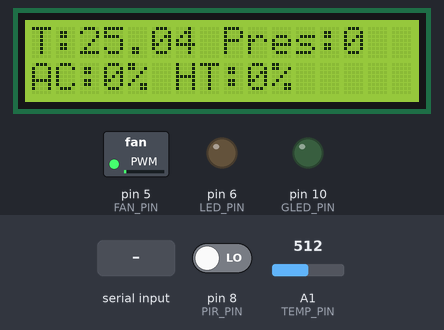
A sketch run on a simulated Arduino Uno, built with avr-gcc and run on an emulated ATmega328P. Shown: 16×2 character LCD, switched loads named in the sketch (green lamp = pin HIGH), output pins drawn as LEDs (lit = HIGH). The test bench sets the inputs (shaded band); at power-on: A1 (TEMP_PIN) = 512, pin 8 (PIR_PIN) LOW. What the sketch prints to the serial monitor is not drawn.

Above: at 1.3 s.
1.4 s: A1 (TEMP_PIN) set to 490
At 2.8 s:
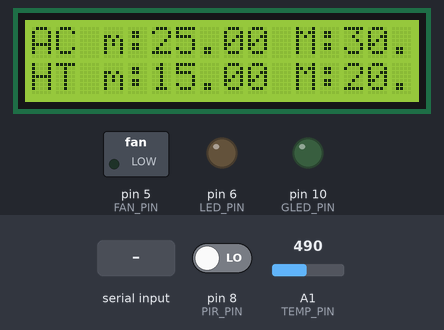
7.4 s: "90,45,200,10\n" received over Serial
At 8.9 s:
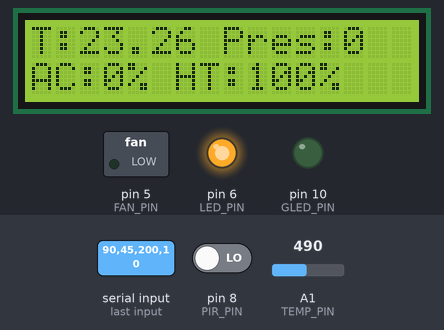
13.4 s: "90,45,200\n" received over Serial
At 16.0 s:
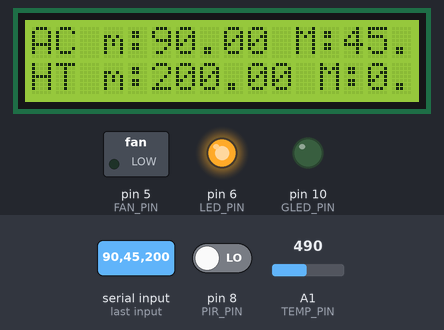
19.4 s: "30,150,10,200\n" received over Serial
At 20.7 s:
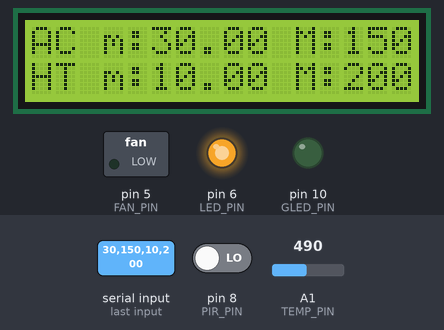
25.0 s: A1 (TEMP_PIN) set to 559
At 26.8 s:
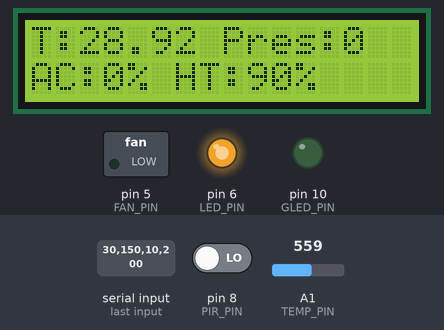
29.1 s: A1 (TEMP_PIN) set to 592
At 30.2 s:
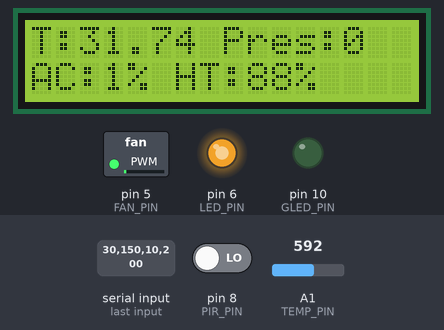
Timing chart, 0 to 32.1 s (numbered marks = the images above; inputs shaded):
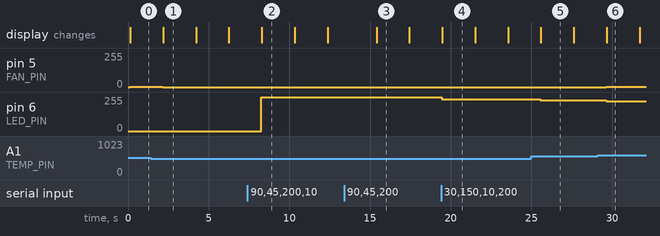

The sketch:

hw2.ino
```cpp
#include <math.h>
#include <TimerOne.h>
#include <LiquidCrystal_PCF8574.h>

LiquidCrystal_PCF8574 lcd(0x27);

const int TEMP_PIN = A1;
const int FAN_PIN = 5;
const int LED_PIN = 6;
const int PIR_PIN = 8;
const int GLED_PIN = 10;
const int NOISE_PIN = 7;

volatile bool ORflag = false;
volatile int i=0;

//clap
volatile bool greenLedState = false;
volatile bool isClap = false;
volatile int clap_count = 0;
volatile int count_clap_noise = 0;

//noise
const unsigned long sound_interval = 60 * 1e03;
const unsigned long timeout_sound = 3600 * 1e03;
volatile int timez[10];
volatile int sum = 0;
volatile int time_sound_count=0;
volatile int count_noise = 0;
volatile bool presence_noise = false;
volatile unsigned long prev_time_sound_interval = 0;
volatile unsigned long prev_time_sound = 0;
volatile unsigned long time_sound_interval;
volatile unsigned long time_sound;
volatile bool flag_sound = false;

//ac && ht
volatile bool fan_on = false;
volatile bool modded = false;
volatile int acPerc, htPerc;
volatile float ac_min = 0, ac_max = 0, ht_min = 0, ht_max = 0;

//temperatura
volatile int a;
const float B = 4275;
const float R0 = 100000;
volatile float R;
const float T0 = 298;
volatile float T;

//pir
volatile bool presence_pir = false;
volatile unsigned long  prev_time_pir = 0;
const unsigned long timeout_pir = 1800 * 1e03;
volatile unsigned long time_pir;
volatile int count_pir = 0;
volatile bool flag_pir = false;


// -----------------CHECK PRESENCE-------------------------------------

void checkPresence(){
  int val = digitalRead(PIR_PIN);
  if(val == HIGH){
     presence_pir = true;
  } else {
    presence_pir = false;
  }
}

void checkPresence2(){
  count_noise++;
  count_clap_noise++;
}

// ---------- CHECK TIME INTERVAL ---------------------------------

void checkPir(){

  checkPresence();

  time_pir = millis();

  if(time_pir - prev_time_pir >= timeout_pir || presence_pir == true ){

    if(time_pir - prev_time_pir >= timeout_pir){
      flag_pir = false;
    }

    prev_time_pir = time_pir;

    if(presence_pir == true){
      flag_pir = true;
    }
  }
}

void checkSoundInterval(){

  time_sound_interval = millis();

  if(time_sound_interval - prev_time_sound_interval >= sound_interval){

      timez[time_sound_count] = count_noise; //salvo in cas vettore # eventi in quel minuto

      count_noise=0;

      for(int i=0; i<10; i++){
        sum += timez[i];
      }

      if(sum>20){ //somma degli eventi degli ultimi 10 min (in media se c'è qualcuno "eventi" al secondo circa 100)
        presence_noise = true;
      } else {
        presence_noise = false;
      }

     sum = 0;
     prev_time_sound_interval = time_sound_interval;

     time_sound_count++;

     //aka 10 min passati --> vado a sostituire # eventi in indice 0
     if(time_sound_count==10){
        time_sound_count = 0;
      }

  }
}

void checkSound(){

  time_sound = millis();

  checkSoundInterval();

  if(time_sound - prev_time_sound >= timeout_sound || presence_noise == true){

    if(time_sound - prev_time_sound >= time_sound && presence_noise == false){
       flag_sound=false;
    }

    prev_time_sound = time_sound;

    if(presence_noise == true){
      flag_sound = true;
    }

  }
}

//----------- CLAP LED ---------------------------------

void clap(){
  int clap_val_min, clap_val_max;

  if(fan_on == true){
    clap_val_min = 200;
    clap_val_max = 500;
  } else {
    clap_val_min = 100;
    clap_val_max = 300;
  }

  Serial.println(count_clap_noise);

  if(count_clap_noise>clap_val_min && count_clap_noise<clap_val_max){
    Serial.println("clap");
    isClap = true;
  } else {
    isClap = false;
  }
  count_clap_noise = 0;
}

void LEDclap(){
  clap();
  if(isClap == true){
    if(greenLedState == false){
      digitalWrite(GLED_PIN, HIGH);
      greenLedState = true;
     } else {
      digitalWrite(GLED_PIN, LOW);
      greenLedState = false;
     }
   }

  if(!ORflag && isClap == false){
    digitalWrite(GLED_PIN, LOW);
    greenLedState = false;
   }
}

//-------- HEATER AND CONDITIONER-----------------------------

float conditioning(float t, float minn, float maxx, float diff, int pin, bool ht){
  float stepd = (float) 255/diff;
  float yo, dc, pw;
  int flag;

  if(ht==true){
    flag= 255;
  } else {
    flag = 0;
  }

  if(t<minn){
    analogWrite(pin, flag - 0);
    return (ht ? 100 : 0);
  } else if(t>maxx){
    analogWrite(pin, 255 - flag);
    return (ht ? 0 : 100);
  } else {
    yo = (t-minn) * stepd;
    pw =  abs(flag-yo);

    analogWrite(pin, pw);
    dc = (float) pw/255;
  //  Serial.println(dc*100);
    return (dc * 100);
  }
}

void htANDac(){
  a = analogRead(TEMP_PIN);
  R = ((1023.0 / a) - 1) * R0;
  T  = (1 / ((log(R/R0) / B) + (1/T0))) - 273;

  if(Serial.available() > 0 ){
      ac_min = Serial.parseInt();
      ac_max = Serial.parseInt();
      ht_min = Serial.parseInt();
      ht_max = Serial.parseInt();
      Serial.read();
      if(ac_min!=0 && ac_max!=0 && ht_min!=0 && ht_max!=0){
        modded = true;
      }

  }
  if(ORflag == true && modded == false){
    ac_min = 26;
    ac_max = 28;
    ht_min = 17;
    ht_max = 20;
  }
  else if(ORflag == false && modded == false){
    ac_min = 25;
    ac_max = 30;
    ht_min = 15;
    ht_max = 20;
  }

    acPerc = conditioning(T, ac_min, ac_max, ac_max - ac_min, FAN_PIN, false);
    htPerc = conditioning(T, ht_min, ht_max, ht_max-ht_min, LED_PIN, true);


//    Serial.println(acPerc);
//    Serial.println(htPerc);
//    Serial.println(ac_min);
//    Serial.println(ac_max);
//    Serial.println(ht_min);
//    Serial.println(ht_max);


  if(acPerc > 0){
    fan_on = true;
  } else {
    fan_on = false;
  }
}
//-----------LCD PRINT ------------------

void printLCD(){

  if(i%2 == 0){
    printOnLCD1();
  } else {
    printOnLCD2();
  }

  i+=1;

  delay(2000);
}

void printOnLCD1(){
  lcd.home();
  lcd.clear();
  lcd.print("T:");
  lcd.print(T);
  lcd.print(" Pres:");
  lcd.print(ORflag);

  lcd.setCursor(0,1);
  lcd.print("AC:");
  lcd.print(acPerc);
  lcd.print("% ");
  lcd.print("HT:");
  lcd.print(htPerc);
  lcd.print("%");
  }

void printOnLCD2(){
  lcd.home();
  lcd.clear();
  lcd.print("AC m:");
  lcd.print(ac_min);
  lcd.print(" M:");
  lcd.print(ac_max);

  lcd.setCursor(0,1);
  lcd.print("HT m:");
  lcd.print(ht_min);
  lcd.print(" M:");
  lcd.print(ht_max);
}

//-----------------------------------

void setup() {
  lcd.begin(16, 2);
  lcd.setBacklight(255);
  lcd.home();
  lcd.clear();

  Serial.begin(9600);
  while(!Serial);
  Serial.println("Lab 2 Starting");

  pinMode(FAN_PIN, OUTPUT);
  pinMode(LED_PIN, OUTPUT);
  pinMode(PIR_PIN, INPUT);
  pinMode(NOISE_PIN, INPUT);
  pinMode(GLED_PIN, OUTPUT);

  for(int i=0; i<10; i++){
    timez[i] = 0;
  }

  attachInterrupt(digitalPinToInterrupt(NOISE_PIN), checkPresence2, RISING);

  Serial.println("If you want customized temperature values insert: [AC_MIN] [AC_MAX] [HT_MIN] [HT_MAX]");

}

void loop() {

  checkPir();
  checkSound();

  ORflag = (flag_sound || flag_pir);

  /* AZIONE COMBINATA DI PIR E NOISE
  if(ORflag == true){
    Serial.println("There's someone in the room");
  } else {
    Serial.println("There's no one in the room");
  }
  */

  htANDac();

  LEDclap();

  printLCD();

}
```

Measured:
- after the input at 1.4 s, pin 5 (FAN_PIN): 2/255 → 0/255 after 0.74 s
- after the input at 7.4 s, pin 6 (LED_PIN): 0/255 → 255/255 after 0.86 s; the display: changes after 0.89 s (image 2)
- after the input at 13.4 s, the display: changes after 2.0 s (image 3)
- after the input at 19.4 s, pin 6 (LED_PIN): 255/255 → 237/255 at once; the display: changes after 0.08 s (image 4)
- after the input at 25.0 s, pin 6 (LED_PIN): 237/255 → 229/255 after 0.56 s; the display: changes after 0.59 s (image 5)
- after the input at 29.1 s, pin 5 (FAN_PIN): 0/255 → 3/255 after 0.53 s; pin 6 (LED_PIN): 229/255 → 225/255 after 0.53 s; the display: changes after 0.57 s (image 6)
- what the display in image 1 shows lasts 2.0 s, from 2.2 s to 4.2 s
